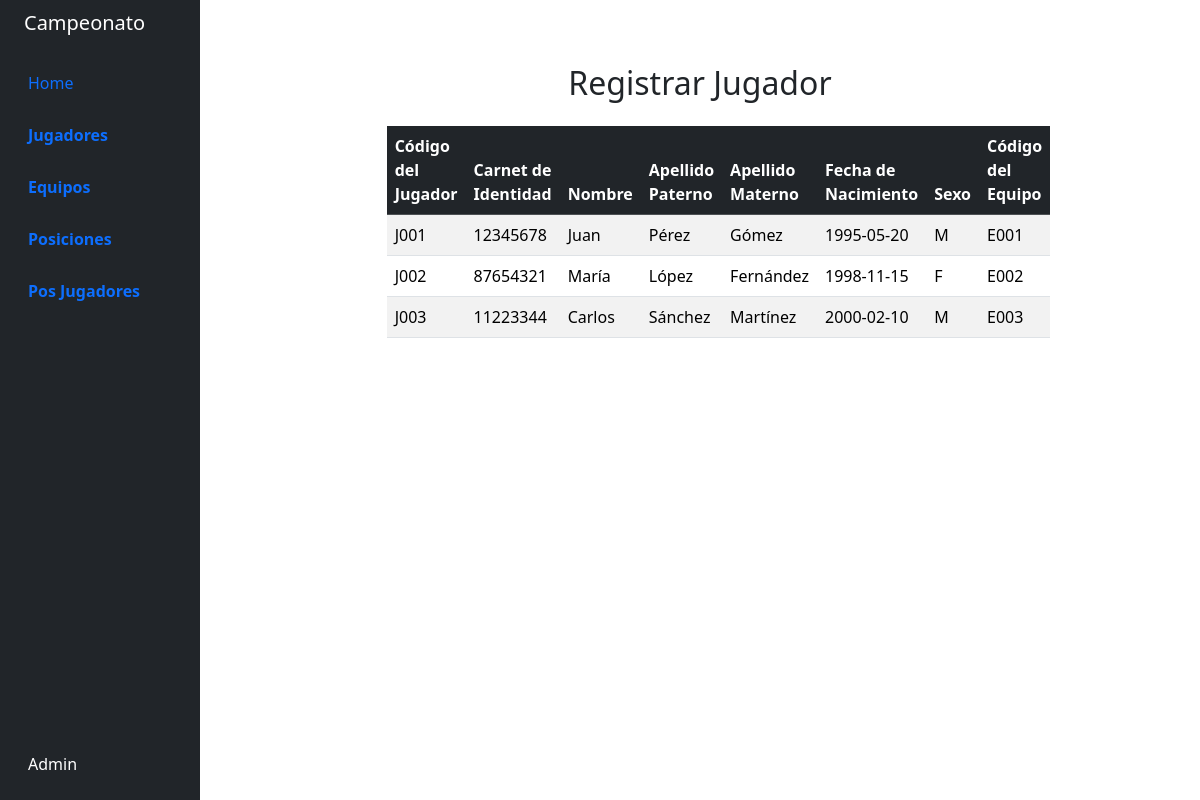
Page /php/listar_jugadores.php on the earlier database version.
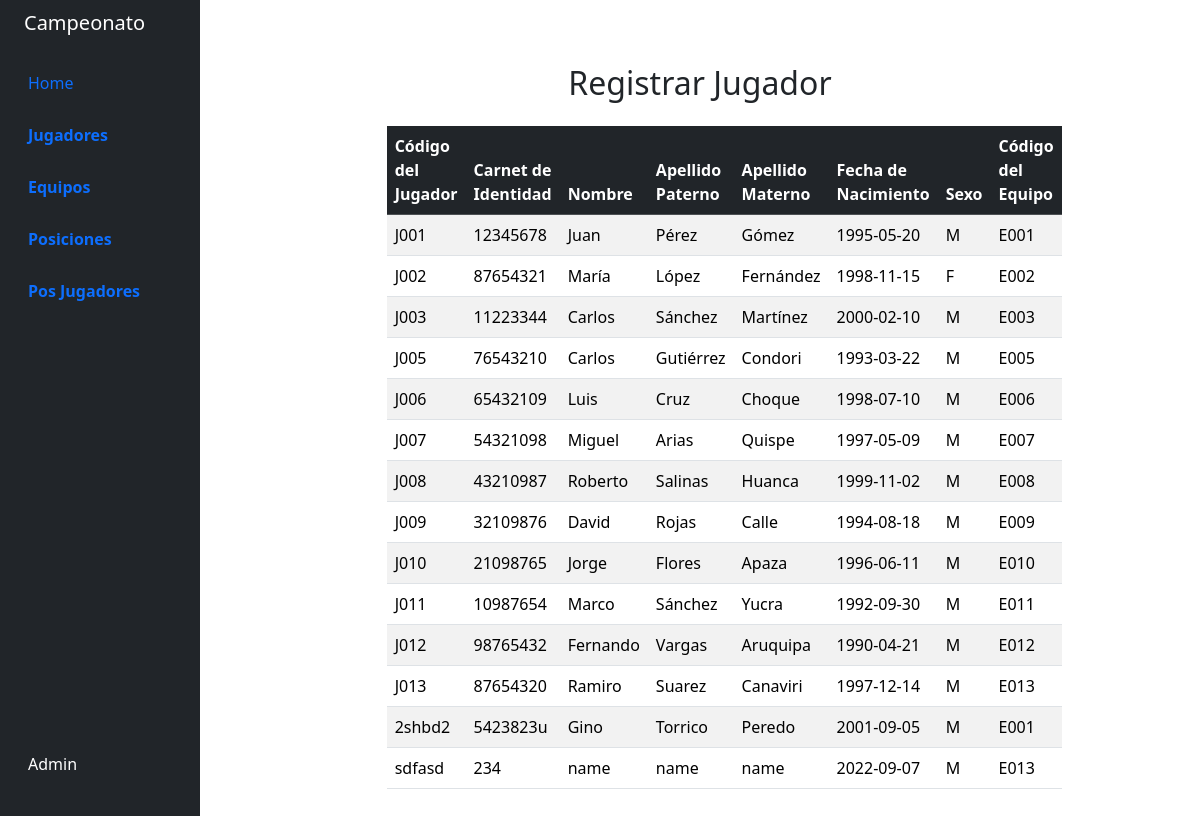
Same page on the later database version.
### tables this page shows
CREATE TABLE `jugador` (
  `id` bigint(20) NOT NULL,
  `cod_j` varchar(255) NOT NULL,
  `ci` varchar(255) NOT NULL,
  `nombre` varchar(255) NOT NULL,
  `paterno` varchar(255) NOT NULL,
  `materno` varchar(255) NOT NULL,
  `fechaNac` date NOT NULL,
  `sexo` varchar(10) NOT NULL,
  `codEquipo` varchar(255) NOT NULL
);

### php/listar_jugadores.php (the view, shortened to what this page needs)
<?php
include 'conexion.php';
$sql = "SELECT cod_j, ci, nombre, paterno, materno, fechaNac, sexo, codEquipo FROM jugador";
$result = $conn->query($sql);
?>
<!DOCTYPE html>
<html lang="es">
<head>
    <link rel="stylesheet" href="../css/bootstrap.min.css">
</head>
<body>
    <div class="container-fluid">
        <div class="row flex-nowrap">
            <div class="col-auto col-md-3 col-xl-2 px-sm-2 px-0 bg-dark">
                <div class="d-flex flex-column align-items-center align-items-sm-start px-3 pt-2 text-white min-vh-100">
                    <a href="/" class="d-flex align-items-center pb-3 mb-md-0 me-md-auto text-white text-decoration-none">
                        <span class="fs-5 d-none d-sm-inline">Campeonato</span>
                    </a>
                    <ul class="nav nav-pills flex-column mb-sm-auto mb-0 align-items-center align-items-sm-start" id="menu">
                        <li class="nav-item">
                            <a href="../inde1.php" class="nav-link align-middle px-0">
                                <i class="fs-4 bi-house"></i> <span class="ms-1 d-none d-sm-inline">Home</span>
                            </a>
                        </li>
                        <li>
                            <a href="#submenu1" data-bs-toggle="collapse" class="nav-link px-0 align-middle">
                                <i class="fs-4 bi-speedometer2"></i> <span class="ms-1 d-none d-sm-inline fw-bold">Jugadores</span> </a>
                        </li>
                        <li>
                            <a href="#submenu3" data-bs-toggle="collapse" class="nav-link px-0 align-middle">
                                <i class="fs-4 bi-speedometer2"></i> <span class="ms-1 d-none d-sm-inline fw-bold">Equipos</span> </a>
                        </li>
                        <li>
                            <a href="#submenu5" data-bs-toggle="collapse" class="nav-link px-0 align-middle">
                                <span class="ms-1 d-none d-sm-inline fw-bold">Posiciones</span>
                            </a>
                        </li>
                        <li>
                            <a href="#submenu7" data-bs-toggle="collapse" class="nav-link px-0 align-middle">
                                <span class="ms-1 d-none d-sm-inline fw-bold">Pos Jugadores</span>
                            </a>
                        </li>
                    </ul>
                    <div class="dropdown pb-4">
                        <span class="d-none d-sm-inline mx-1">Admin</span>
                    </div>
                </div>
            </div>
            <div class="col py-3">
                <div class="container mt-5">
                    <div class="row">
                        <div class="col-md-8 offset-md-2">
                            <h2 class="text-center mb-4">Registrar Jugador</h2>
                            <table class="table table-striped table-hover">
                                <thead class="table-dark">
                                    <tr>
                                        <th>Código del Jugador</th>
                                        <th>Carnet de Identidad</th>
                                        <th>Nombre</th>
                                        <th>Apellido Paterno</th>
                                        <th>Apellido Materno</th>
                                        <th>Fecha de Nacimiento</th>
                                        <th>Sexo</th>
                                        <th>Código del Equipo</th>
                                    </tr>
                                </thead>
                                <tbody>
                                    <?php
                                    if ($result->num_rows > 0) {
                                        while ($row = $result->fetch_assoc()) {
                                            echo "<tr>";
                                            echo "<td>" . $row["cod_j"] . "</td>";
                                            echo "<td>" . $row["ci"] . "</td>";
                                            echo "<td>" . $row["nombre"] . "</td>";
                                            echo "<td>" . $row["paterno"] . "</td>";
                                            echo "<td>" . $row["materno"] . "</td>";
                                            echo "<td>" . $row["fechaNac"] . "</td>";
                                            echo "<td>" . $row["sexo"] . "</td>";
                                            echo "<td>" . $row["codEquipo"] . "</td>";
                                            echo "</tr>";
                                        }
                                    } else {
                                        echo "<tr><td colspan='8'>No hay jugadores registrados</td></tr>";
                                    }
                                    ?>
                                </tbody>
                            </table>
                        </div>
                    </div>
                </div>
            </div>
        </div>
    </div>
</body>
</html>

Differences in the rows shown:
added jugador: cod_j "J005", ci "76543210", nombre "Carlos", paterno "Gutiérrez", materno "Condori", fechaNac "1993-03-22", sexo "M", codEquipo "E005"
added jugador: cod_j "J006", ci "65432109", nombre "Luis", paterno "Cruz", materno "Choque", fechaNac "1998-07-10", sexo "M", codEquipo "E006"
added jugador: cod_j "J007", ci "54321098", nombre "Miguel", paterno "Arias", materno "Quispe", fechaNac "1997-05-09", sexo "M", codEquipo "E007"
added jugador: cod_j "J008", ci "43210987", nombre "Roberto", paterno "Salinas", materno "Huanca", fechaNac "1999-11-02", sexo "M", codEquipo "E008"
added jugador: cod_j "J009", ci "32109876", nombre "David", paterno "Rojas", materno "Calle", fechaNac "1994-08-18", sexo "M", codEquipo "E009"
added jugador: cod_j "J010", ci "21098765", nombre "Jorge", paterno "Flores", materno "Apaza", fechaNac "1996-06-11", sexo "M", codEquipo "E010"
added jugador: cod_j "J011", ci "10987654", nombre "Marco", paterno "Sánchez", materno "Yucra", fechaNac "1992-09-30", sexo "M", codEquipo "E011"
added jugador: cod_j "J012", ci "98765432", nombre "Fernando", paterno "Vargas", materno "Aruquipa", fechaNac "1990-04-21", sexo "M", codEquipo "E012"
added jugador: cod_j "J013", ci "87654320", nombre "Ramiro", paterno "Suarez", materno "Canaviri", fechaNac "1997-12-14", sexo "M", codEquipo "E013"
added jugador: cod_j "2shbd2", ci "5423823u", nombre "Gino", paterno "Torrico", materno "Peredo", fechaNac "2001-09-05", sexo "M", codEquipo "E001"
added jugador: cod_j "sdfasd", ci "234", nombre "name", paterno "name", materno "name", fechaNac "2022-09-07", sexo "M", codEquipo "E013"
